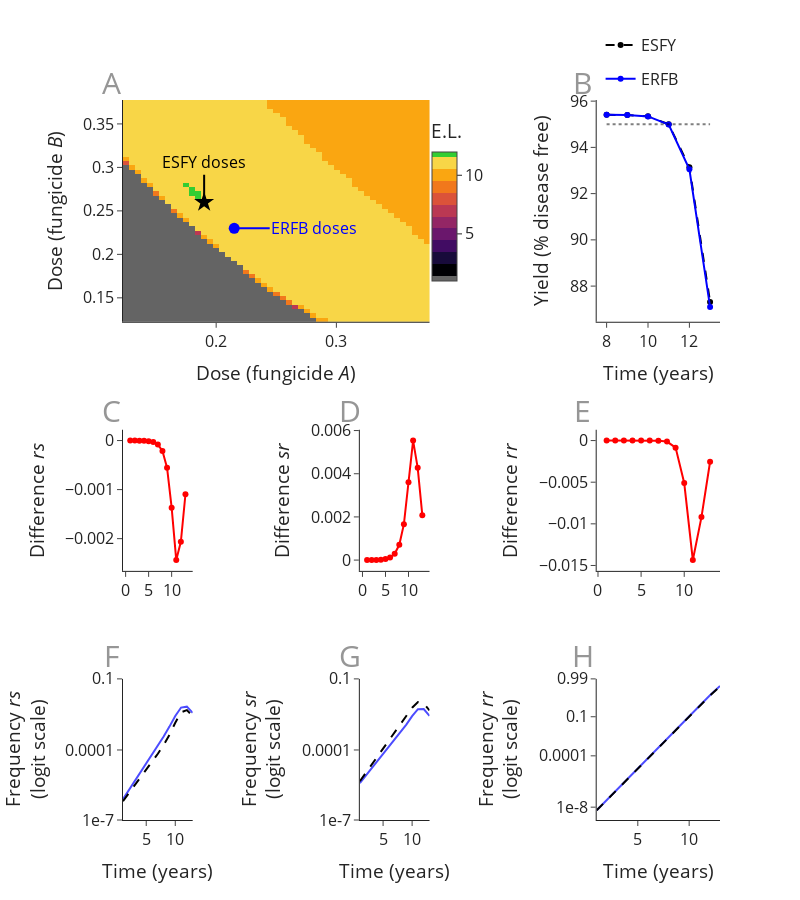

Here is the notebook cell this chart was saved with:
### Markdown cell above
# Plot

### Code cell
df_plot = df_use.loc[lambda df: df.year<14]

top1 = 0.44
bottom2 = 0.28

left2 = 0.26
right1 = 0.46

fig = make_subplots(rows=3,
                    cols=3,
                    horizontal_spacing=0.28,
                    vertical_spacing=0.15,
                    column_widths=[left2, left2, right1],
                    row_heights=[top1, bottom2, bottom2],
                    specs=[
                           [{"colspan": 2}, None, {}],
                           [{}, {}, {}],
                           [{}, {}, {}],
                    ],
                   )


# top right
start = 7
fig.add_trace(dict(x=df_plot.year.iloc[start:], y=df_plot.y_esfy.iloc[start:], line=dict(color='black', dash='dash'), 
                   legendgroup='b', name='ESFY'), 
                   row=1, col=3)

fig.add_trace(dict(x=df_plot.year.iloc[start:], y=df_plot.y_rfb.iloc[start:], line=dict(color='blue'), 
                   legendgroup='rfb', name='ERFB'), 
                   row=1, col=3)

xx = df_plot.year.iloc[start:]
yy = [95]*len(xx)

fig.add_trace(dict(x=xx, y=yy, line=dict(color=FADED_LINE_COLOR, dash='dot'),
              mode='lines', showlegend=False), 
              row=1, col=3)

# second bottom row
fig.add_trace(dict(x=df_plot.year, y=df_plot.rr_diff, line=dict(color='red'), 
              showlegend=False), 
              row=2, col=3)

fig.add_trace(dict(x=df_plot.year, y=df_plot.rs_diff, line=dict(color='red'), 
              showlegend=False),
              row=2, col=1)

fig.add_trace(dict(x=df_plot.year, y=df_plot.sr_diff, line=dict(color='red'),
              showlegend=False),
              row=2, col=2)

# bottom row
fig.add_trace(dict(x=df_plot.year, y=df_plot.rr_rfb_l, line=dict(color='blue'), opacity=0.7, 
              mode='lines',
              showlegend=False), 
              row=3, col=3)

fig.add_trace(dict(x=df_plot.year, y=df_plot.rs_rfb_l, line=dict(color='blue'), opacity=0.7, 
              mode='lines',
              showlegend=False),
              row=3, col=1)

fig.add_trace(dict(x=df_plot.year, y=df_plot.sr_rfb_l, line=dict(color='blue'), opacity=0.7,
              mode='lines',
              showlegend=False),
              row=3, col=2)

fig.add_trace(dict(x=df_plot.year, y=df_plot.rr_esfy_l, line=dict(color='black', dash='dash'), 
              mode='lines',
              showlegend=False), 
              row=3, col=3)

fig.add_trace(dict(x=df_plot.year, y=df_plot.rs_esfy_l, line=dict(color='black', dash='dash'), 
              mode='lines',
              showlegend=False),
              row=3, col=1)

fig.add_trace(dict(x=df_plot.year, y=df_plot.sr_esfy_l, line=dict(color='black', dash='dash'),
              mode='lines',
              showlegend=False),
              row=3, col=2)


# top left
FYs = np.transpose(grid_out.FY)

xheat = np.linspace(0, 1, FYs.shape[0])
yheat = np.linspace(0, 1, FYs.shape[1])

lower = 25
upper = 76

grey_map = go.Heatmap(
    x=xheat[lower:upper],
    y=yheat[lower:upper],
    z=FYs[lower:upper, lower:upper],
    colorscale=grey_colorscale_discrete(FYs),
    colorbar=my_colorbar_subplot(
        "E.L.", 
        0.50,
        0.86,
        0.25,
    )
)

fig.add_trace(grey_map, row=1, col=1)

fig.add_trace(go.Scatter(x=[dose_esfy1], y=[dose_esfy2], mode='markers',
              marker=dict(color='black', size=15, symbol="star"), showlegend=False),
              row=1, col=1)

fig.add_trace(go.Scatter(x=[dose_rfb1], y=[dose_rfb2], mode='markers',
              marker=dict(color='blue', size=11, symbol="circle"), showlegend=False),
              row=1, col=1)



# layout

fig.update_xaxes(title="Time (years)", row=3, col=1, showgrid=False, zeroline=False)
fig.update_xaxes(title="Time (years)", row=3, col=2, showgrid=False, zeroline=False)
fig.update_xaxes(title="Time (years)", row=3, col=3, showgrid=False, zeroline=False)

fig.update_xaxes(title="Time (years)", row=1, col=3, showgrid=False, zeroline=False)

fig.update_xaxes(title="Dose (fungicide <i>A</i>)", row=1, col=1, showgrid=False, zeroline=False)


fig.update_yaxes(title="Yield (% disease free)", row=1, col=3, showgrid=False, zeroline=False)

fig.update_yaxes(title="Difference <i>rr</i>", row=2, col=3, showgrid=False, zeroline=False)
fig.update_yaxes(title="Difference <i>rs</i>", row=2, col=1, showgrid=False, zeroline=False)
fig.update_yaxes(title="Difference <i>sr</i>", row=2, col=2, showgrid=False, zeroline=False)


ticktext = [1e-8, 1e-4, 1e-1, 0.99]
nptt = np.array(ticktext)
tickvals = np.log10(nptt/(1-nptt))

range_vals = np.array([1e-9, 0.99])
range_ = np.log10(range_vals/(1-range_vals))


ticktexts = [1e-7, 1e-4, 1e-1]
nptts = np.array(ticktexts)
tickvalss = np.log10(nptts/(1-nptts))

range_vals_s = np.array([1e-7, 1e-1])
range_s = np.log10(range_vals_s/(1-range_vals_s))


fig.update_yaxes(title="Frequency <i>rr</i><br>(logit scale)",
                 tickvals = tickvals,
                 ticktext = ticktext,
                 range=range_,
                 row=3, col=3, showgrid=False, zeroline=False)
fig.update_yaxes(title="Frequency <i>rs</i><br>(logit scale)",
                 tickvals = tickvalss,
                 ticktext = ticktexts,
                 range=range_s,
                 row=3, col=1, showgrid=False, zeroline=False)
fig.update_yaxes(title="Frequency <i>sr</i><br>(logit scale)",
                 tickvals = tickvalss,
                 ticktext = ticktexts,
                 range=range_s,
                 row=3, col=2, showgrid=False, zeroline=False)


fig.update_yaxes(title="Dose (fungicide <i>B</i>)", row=1, col=1, showgrid=False, zeroline=False)


left = -0.02
middle = 0.38
right = 0.77

top_row = 1.055
middle_row = 0.6
bottom_row = 0.26

annotz = [
    get_big_text_annotation(left, top_row, 'A'),
    get_big_text_annotation(right, top_row, 'B'),
    get_big_text_annotation(left, middle_row, 'C'),
    get_big_text_annotation(middle, middle_row, 'D'),
    get_big_text_annotation(right, middle_row, 'E'),
    get_big_text_annotation(left, bottom_row, 'F'),
    get_big_text_annotation(middle, bottom_row, 'G'),
    get_big_text_annotation(right, bottom_row, 'H'),
    dict(
         text="ESFY doses", 
         x=dose_esfy1,
         y=dose_esfy2,
         xref="x1", 
         yref="y1",
         ay=-40,
         ax=0,
         arrowsize=2,
         arrowwidth=2,
         arrowhead=0,
         arrowcolor="black",
         font=dict(
                color="black",
                size=16,
         ),
         # textcolor="black",
    ),
    dict(
         text="ERFB doses", 
         x=dose_rfb1,
         y=dose_rfb2,
         xref="x1", 
         yref="y1",
         ay=0,
         ax=80,
         arrowsize=2,
         arrowwidth=2,
         arrowhead=0,
         arrowcolor="blue",
         font=dict(
            color="blue",
            size=16,
         ),
    ),
]

fig.update_layout(standard_layout(True, FULL_PAGE_WIDTH, 900))

fig.update_layout(legend=dict(x=0.8, y=1.1))

fig.update_layout(annotations=annotz)


filename='../outputs/figures/paper_figs/sub_opt_explanation_esfy.png'
print(f'saving to {filename}')
fig.write_image(filename)

fig.show()

### Figure 1 — Plotly figure (JSON) as saved in the notebook; plotly's stock layout.template omitted (floating-point values rounded to 4 significant figures; data arrays with more than 128 entries replaced by an {"elided": "..."} marker saying what was removed)
{"data": [{"legendgroup": "b", "line": {"color": "black", "dash": "dash"}, "name": "ESFY", "type": "scatter", "x": [8, 9, 10, 11, 12, 13], "xaxis": "x2", "y": [95.41, 95.4, 95.34, 95.0, 93.14, 87.32], "yaxis": "y2"}, {"legendgroup": "rfb", "line": {"color": "blue"}, "name": "ERFB", "type": "scatter", "x": [8, 9, 10, 11, 12, 13], "xaxis": "x2", "y": [95.41, 95.4, 95.34, 94.99, 93.05, 87.1], "yaxis": "y2"}, {"line": {"color": "rgba(0, 0, 0, 0.5)", "dash": "dot"}, "mode": "lines", "showlegend": false, "type": "scatter", "x": [8, 9, 10, 11, 12, 13], "xaxis": "x2", "y": [95, 95, 95, 95, 95, 95], "yaxis": "y2"}, {"line": {"color": "red"}, "showlegend": false, "type": "scatter", "x": [1, 2, 3, 4, 5, 6, 7, 8, 9, 10, 11, 12, 13], "xaxis": "x5", "y": [-5.126e-11, -5.032e-10, -4.392e-09, -3.594e-08, -2.824e-07, -2.159e-06, -1.618e-05, -0.0001192, -0.0008485, -0.0051, -0.01435, -0.009189, -0.002546], "yaxis": "y5"}, {"line": {"color": "red"}, "showlegend": false, "type": "scatter", "x": [1, 2, 3, 4, 5, 6, 7, 8, 9, 10, 11, 12, 13], "xaxis": "x3", "y": [-1.434e-07, -4.898e-07, -1.489e-06, -4.248e-06, -1.165e-05, -3.112e-05, -8.175e-05, -0.0002129, -0.0005525, -0.001368, -0.002437, -0.002063, -0.001095], "yaxis": "y3"}, {"line": {"color": "red"}, "showlegend": false, "type": "scatter", "x": [1, 2, 3, 4, 5, 6, 7, 8, 9, 10, 11, 12, 13], "xaxis": "x4", "y": [7.758e-07, 2.481e-06, 7.057e-06, 1.883e-05, 4.828e-05, 0.0001204, 0.0002944, 0.0007082, 0.001666, 0.00361, 0.005537, 0.004272, 0.002081], "yaxis": "y4"}, {"line": {"color": "blue"}, "mode": "lines", "opacity": 0.7, "showlegend": false, "type": "scatter", "x": [1, 2, 3, 4, 5, 6, 7, 8, 9, 10, 11, 12, 13], "xaxis": "x8", "y": [-8.241, -7.424, -6.607, -5.79, -4.974, -4.157, -3.34, -2.523, -1.707, -0.8925, -0.08458, 0.7002, 1.445], "yaxis": "y8"}, {"line": {"color": "blue"}, "mode": "lines", "opacity": 0.7, "showlegend": false, "type": "scatter", "x": [1, 2, 3, 4, 5, 6, 7, 8, 9, 10, 11, 12, 13], "xaxis": "x6", "y": [-6.107, -5.728, -5.349, -4.97, -4.591, -4.209, -3.823, -3.424, -2.999, -2.547, -2.183, -2.145, -2.406], "yaxis": "y6"}, {"line": {"color": "blue"}, "mode": "lines", "opacity": 0.7, "showlegend": false, "type": "scatter", "x": [1, 2, 3, 4, 5, 6, 7, 8, 9, 10, 11, 12, 13], "xaxis": "x7", "y": [-5.42, -5.112, -4.804, -4.496, -4.188, -3.879, -3.568, -3.249, -2.912, -2.55, -2.253, -2.25, -2.543], "yaxis": "y7"}, {"line": {"color": "black", "dash": "dash"}, "mode": "lines", "showlegend": false, "type": "scatter", "x": [1, 2, 3, 4, 5, 6, 7, 8, 9, 10, 11, 12, 13], "xaxis": "x8", "y": [-8.245, -7.43, -6.615, -5.8, -4.985, -4.17, -3.356, -2.541, -1.727, -0.915, -0.1098, 0.672, 1.413], "yaxis": "y8"}, {"line": {"color": "black", "dash": "dash"}, "mode": "lines", "showlegend": false, "type": "scatter", "x": [1, 2, 3, 4, 5, 6, 7, 8, 9, 10, 11, 12, 13], "xaxis": "x6", "y": [-6.195, -5.86, -5.525, -5.19, -4.854, -4.514, -4.164, -3.786, -3.348, -2.835, -2.387, -2.294, -2.55], "yaxis": "y6"}, {"line": {"color": "black", "dash": "dash"}, "mode": "lines", "showlegend": false, "type": "scatter", "x": [1, 2, 3, 4, 5, 6, 7, 8, 9, 10, 11, 12, 13], "xaxis": "x7", "y": [-5.339, -4.991, -4.643, -4.295, -3.946, -3.598, -3.248, -2.895, -2.538, -2.189, -1.95, -2.002, -2.304], "yaxis": "y7"}, {"colorbar": {"len": 0.25, "thickness": 25, "title": {"text": "E.L."}, "x": 0.5, "y": 0.86}, "colorscale": [[0, "rgb(100, 100, 100)"], [0, "rgb(100, 100, 100)"], [0.04167, "rgb(100, 100, 100)"], [0.04167, "rgb(100, 100, 100)"], [0.04167, "rgb(100, 100, 100)"], [0.04167, "rgb(0.0, 0.0, 4.0)"], [0.1333, "rgb(0.0, 0.0, 4.0)"], [0.1333, "rgb(24.3, 10.8, 58.9)"], [0.225, "rgb(24.3, 10.8, 58.9)"], [0.225, "rgb(64.6, 12.0, 98.6)"], [0.3167, "rgb(64.6, 12.0, 98.6)"], [0.3167, "rgb(106.20000000000002, 23.200000000000003, 108.4)"], [0.4083, "rgb(106.20000000000002, 23.200000000000003, 108.4)"], [0.4083, "rgb(147.0, 37.6, 101.2)"], [0.5, "rgb(147.0, 37.6, 101.2)"], [0.5, "rgb(186.0, 56.0, 83.0)"], [0.5917, "rgb(186.0, 56.0, 83.0)"], [0.5917, "rgb(219.0, 82.80000000000001, 56.79999999999999)"], [0.6833, "rgb(219.0, 82.80000000000001, 56.79999999999999)"], [0.6833, "rgb(241.2, 119.99999999999999, 27.700000000000006)"], [0.775, "rgb(241.2, 119.99999999999999, 27.700000000000006)"], [0.775, "rgb(250.2, 165.8, 17.00000000000001)"], [0.8667, "rgb(250.2, 165.8, 17.00000000000001)"], [0.8667, "rgb(247.5, 213.6, 71.29999999999997)"], [0.9583, "rgb(247.5, 213.6, 71.29999999999997)"], [0.9583, "limegreen"], [1, "limegreen"], [1, "limegreen"]], "type": "heatmap", "x": [0.125, 0.13, 0.135, 0.14, 0.145, 0.15, 0.155, 0.16, 0.165, 0.17, 0.175, 0.18, 0.185, 0.19, 0.195, 0.2, 0.205, 0.21, 0.215, 0.22, 0.225, 0.23, 0.235, 0.24, 0.245, 0.25, 0.255, 0.26, 0.265, 0.27, 0.275, 0.28, 0.285, 0.29, 0.295, 0.3, 0.305, 0.31, 0.315, 0.32, 0.325, 0.33, 0.335, 0.34, 0.345, 0.35, 0.355, 0.36, 0.365, 0.37, 0.375], "xaxis": "x", "y": [0.125, 0.13, 0.135, 0.14, 0.145, 0.15, 0.155, 0.16, 0.165, 0.17, 0.175, 0.18, 0.185, 0.19, 0.195, 0.2, 0.205, 0.21, 0.215, 0.22, 0.225, 0.23, 0.235, 0.24, 0.245, 0.25, 0.255, 0.26, 0.265, 0.27, 0.275, 0.28, 0.285, 0.29, 0.295, 0.3, 0.305, 0.31, 0.315, 0.32, 0.325, 0.33, 0.335, 0.34, 0.345, 0.35, 0.355, 0.36, 0.365, 0.37, 0.375], "yaxis": "y", "z": {"elided": "51x51 int values"}}, {"marker": {"color": "black", "size": 15, "symbol": "star"}, "mode": "markers", "showlegend": false, "type": "scatter", "x": [0.19], "xaxis": "x", "y": [0.26], "yaxis": "y"}, {"marker": {"color": "blue", "size": 11, "symbol": "circle"}, "mode": "markers", "showlegend": false, "type": "scatter", "x": [0.215], "xaxis": "x", "y": [0.23], "yaxis": "y"}], "layout": {"annotations": [{"font": {"color": "rgb(150,150,150)", "size": 30}, "showarrow": false, "text": "A", "x": -0.02, "xanchor": "center", "xref": "paper", "y": 1.055, "yanchor": "top", "yref": "paper"}, {"font": {"color": "rgb(150,150,150)", "size": 30}, "showarrow": false, "text": "B", "x": 0.77, "xanchor": "center", "xref": "paper", "y": 1.055, "yanchor": "top", "yref": "paper"}, {"font": {"color": "rgb(150,150,150)", "size": 30}, "showarrow": false, "text": "C", "x": -0.02, "xanchor": "center", "xref": "paper", "y": 0.6, "yanchor": "top", "yref": "paper"}, {"font": {"color": "rgb(150,150,150)", "size": 30}, "showarrow": false, "text": "D", "x": 0.38, "xanchor": "center", "xref": "paper", "y": 0.6, "yanchor": "top", "yref": "paper"}, {"font": {"color": "rgb(150,150,150)", "size": 30}, "showarrow": false, "text": "E", "x": 0.77, "xanchor": "center", "xref": "paper", "y": 0.6, "yanchor": "top", "yref": "paper"}, {"font": {"color": "rgb(150,150,150)", "size": 30}, "showarrow": false, "text": "F", "x": -0.02, "xanchor": "center", "xref": "paper", "y": 0.26, "yanchor": "top", "yref": "paper"}, {"font": {"color": "rgb(150,150,150)", "size": 30}, "showarrow": false, "text": "G", "x": 0.38, "xanchor": "center", "xref": "paper", "y": 0.26, "yanchor": "top", "yref": "paper"}, {"font": {"color": "rgb(150,150,150)", "size": 30}, "showarrow": false, "text": "H", "x": 0.77, "xanchor": "center", "xref": "paper", "y": 0.26, "yanchor": "top", "yref": "paper"}, {"arrowcolor": "black", "arrowhead": 0, "arrowsize": 2, "arrowwidth": 2, "ax": 0, "ay": -40, "font": {"color": "black", "size": 16}, "text": "ESFY doses", "x": 0.19, "xref": "x", "y": 0.26, "yref": "y"}, {"arrowcolor": "blue", "arrowhead": 0, "arrowsize": 2, "arrowwidth": 2, "ax": 80, "ay": 0, "font": {"color": "blue", "size": 16}, "text": "ERFB doses", "x": 0.215, "xref": "x", "y": 0.23, "yref": "y"}], "font": {"size": 16}, "height": 900, "legend": {"x": 0.8, "y": 1.1}, "showlegend": true, "width": 800, "xaxis": {"anchor": "y", "autorange": true, "domain": [0, 0.5135], "range": [0.1225, 0.3775], "showgrid": false, "title": {"text": "Dose (fungicide <i>A</i>)"}, "type": "linear", "zeroline": false}, "xaxis2": {"anchor": "y2", "autorange": true, "domain": [0.7935, 1], "range": [7.518, 13.48], "showgrid": false, "title": {"text": "Time (years)"}, "type": "linear", "zeroline": false}, "xaxis3": {"anchor": "y3", "autorange": true, "domain": [0, 0.1167], "range": [-0.5861, 14.59], "type": "linear"}, "xaxis4": {"anchor": "y4", "autorange": true, "domain": [0.3967, 0.5135], "range": [-0.5861, 14.59], "type": "linear"}, "xaxis5": {"anchor": "y5", "autorange": true, "domain": [0.7935, 1], "range": [-0.1569, 14.16], "type": "linear"}, "xaxis6": {"anchor": "y6", "autorange": true, "domain": [0, 0.1167], "range": [1, 13], "showgrid": false, "title": {"text": "Time (years)"}, "type": "linear", "zeroline": false}, "xaxis7": {"anchor": "y7", "autorange": true, "domain": [0.3967, 0.5135], "range": [1, 13], "showgrid": false, "title": {"text": "Time (years)"}, "type": "linear", "zeroline": false}, "xaxis8": {"anchor": "y8", "autorange": true, "domain": [0.7935, 1], "range": [1, 13], "showgrid": false, "title": {"text": "Time (years)"}, "type": "linear", "zeroline": false}, "yaxis": {"anchor": "x", "autorange": true, "domain": [0.692, 1], "range": [0.1225, 0.3775], "showgrid": false, "title": {"text": "Dose (fungicide <i>B</i>)"}, "type": "linear", "zeroline": false}, "yaxis2": {"anchor": "x2", "autorange": true, "domain": [0.692, 1], "range": [86.46, 96.05], "showgrid": false, "title": {"text": "Yield (% disease free)"}, "type": "linear", "zeroline": false}, "yaxis3": {"anchor": "x3", "autorange": true, "domain": [0.346, 0.542], "range": [-0.002657, 0.0002202], "showgrid": false, "title": {"text": "Difference <i>rs</i>"}, "type": "linear", "zeroline": false}, "yaxis4": {"anchor": "x4", "autorange": true, "domain": [0.346, 0.542], "range": [-0.0004998, 0.006037], "showgrid": false, "title": {"text": "Difference <i>sr</i>"}, "type": "linear", "zeroline": false}, "yaxis5": {"anchor": "x5", "autorange": true, "domain": [0.346, 0.542], "range": [-0.01565, 0.001298], "showgrid": false, "title": {"text": "Difference <i>rr</i>"}, "type": "linear", "zeroline": false}, "yaxis6": {"anchor": "x6", "domain": [0, 0.196], "range": [-7.0, -0.9542], "showgrid": false, "ticktext": [1e-07, 0.0001, 0.1], "tickvals": [-7.0, -4.0, -0.9542], "title": {"text": "Frequency <i>rs</i><br>(logit scale)"}, "type": "linear", "zeroline": false}, "yaxis7": {"anchor": "x7", "domain": [0, 0.196], "range": [-7.0, -0.9542], "showgrid": false, "ticktext": [1e-07, 0.0001, 0.1], "tickvals": [-7.0, -4.0, -0.9542], "title": {"text": "Frequency <i>sr</i><br>(logit scale)"}, "type": "linear", "zeroline": false}, "yaxis8": {"anchor": "x8", "domain": [0, 0.196], "range": [-9.0, 1.996], "showgrid": false, "ticktext": [1e-08, 0.0001, 0.1, 0.99], "tickvals": [-8.0, -4.0, -0.9542, 1.996], "title": {"text": "Frequency <i>rr</i><br>(logit scale)"}, "type": "linear", "zeroline": false}}}
